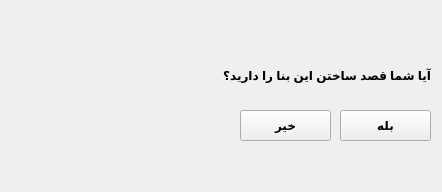
<?xml version="1.0" encoding="UTF-8"?>
<ui version="4.0">
 <class>Builting</class>
 <widget class="QMainWindow" name="Builting">
  <property name="geometry">
   <rect>
    <x>0</x>
    <y>0</y>
    <width>442</width>
    <height>192</height>
   </rect>
  </property>
  <property name="windowTitle">
   <string>ساخت بنا</string>
  </property>
  <property name="windowIcon">
   <iconset resource="resource.qrc">
    <normaloff>:/new/prefix1/Icons/WindowIcon.jpg</normaloff>:/new/prefix1/Icons/WindowIcon.jpg</iconset>
  </property>
  <widget class="QWidget" name="centralwidget">
   <widget class="QPushButton" name="yes_btn">
    <property name="geometry">
     <rect>
      <x>340</x>
      <y>110</y>
      <width>91</width>
      <height>31</height>
     </rect>
    </property>
    <property name="font">
     <font>
      <pointsize>9</pointsize>
      <weight>75</weight>
      <bold>true</bold>
     </font>
    </property>
    <property name="cursor">
     <cursorShape>PointingHandCursor</cursorShape>
    </property>
    <property name="text">
     <string>بله</string>
    </property>
   </widget>
   <widget class="QLabel" name="label">
    <property name="geometry">
     <rect>
      <x>10</x>
      <y>10</y>
      <width>181</width>
      <height>181</height>
     </rect>
    </property>
    <property name="text">
     <string/>
    </property>
    <property name="pixmap">
     <pixmap resource="resource.qrc">:/new/prefix1/Icons/kargar.png</pixmap>
    </property>
    <property name="scaledContents">
     <bool>true</bool>
    </property>
   </widget>
   <widget class="QPushButton" name="no_btn">
    <property name="geometry">
     <rect>
      <x>240</x>
      <y>110</y>
      <width>91</width>
      <height>31</height>
     </rect>
    </property>
    <property name="font">
     <font>
      <pointsize>9</pointsize>
      <weight>75</weight>
      <bold>true</bold>
     </font>
    </property>
    <property name="cursor">
     <cursorShape>PointingHandCursor</cursorShape>
    </property>
    <property name="text">
     <string>خیر</string>
    </property>
   </widget>
   <widget class="QLabel" name="label_2">
    <property name="geometry">
     <rect>
      <x>220</x>
      <y>50</y>
      <width>211</width>
      <height>51</height>
     </rect>
    </property>
    <property name="font">
     <font>
      <pointsize>9</pointsize>
      <weight>75</weight>
      <bold>true</bold>
     </font>
    </property>
    <property name="text">
     <string>آیا شما قصد ساختن این بنا را دارید؟</string>
    </property>
   </widget>
  </widget>
 </widget>
 <resources>
  <include location="resource.qrc"/>
 </resources>
 <connections/>
</ui>
